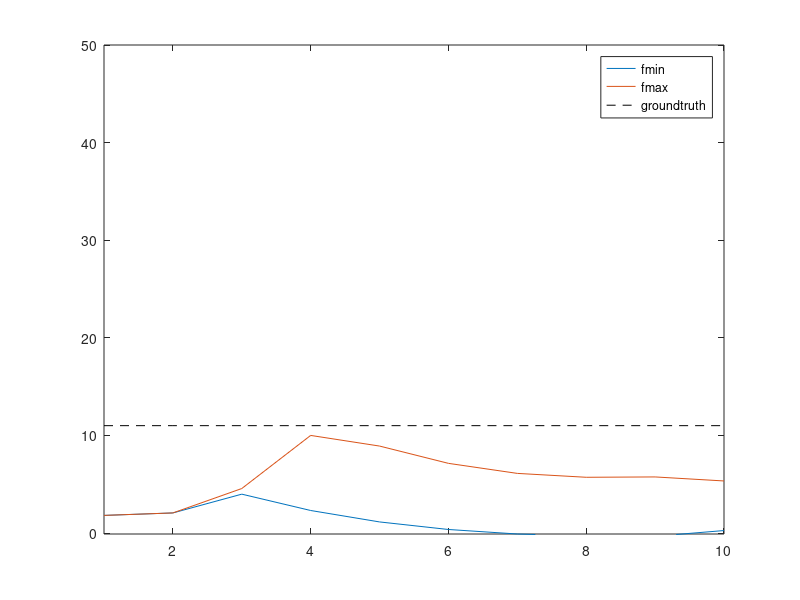
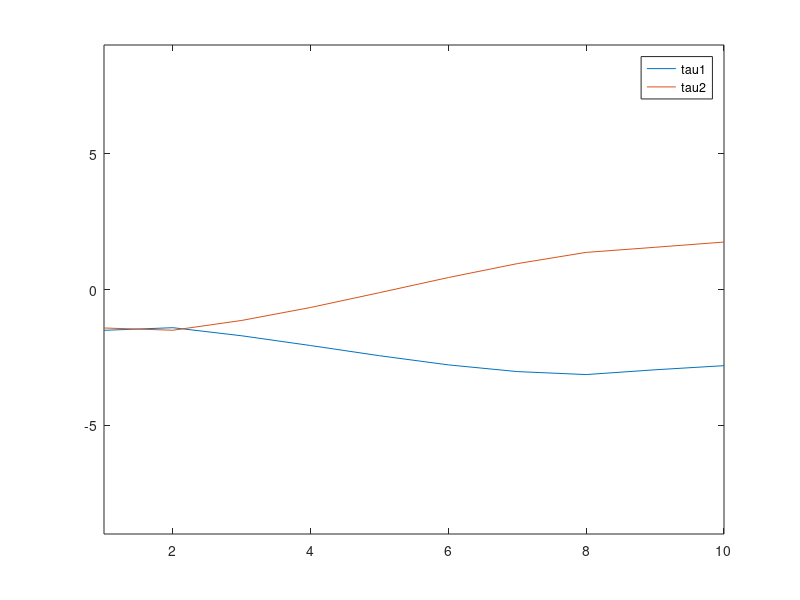

These figures' MATLAB source, in order:
torque1 = [-1.50228097 -1.40598164 -1.70363919 -2.06308515 -2.43767311 -2.77483624 -3.02174623 -3.13107818 -2.95524216 -2.80344742]; 
torque2= [-1.41644089 -1.49910087 -1.13834514 -0.66098163 -0.11592419  0.4409786  0.95266564  1.36670956  1.55407506  1.7470776 ]; 
q1 = [-0.08825477 -0.08825477 -0.22722292 -0.36619108 -0.50515923 -0.64412738 -0.78309554 -0.92206369 -1.06103185 -1.2       ]; 
q2 = [-0.96   -0.96   -0.7775 -0.595  -0.4125 -0.23   -0.0475  0.135   0.3175  0.5   ]; 
dq1 = [ 0.         -0.13896815 -0.13896815 -0.13896815 -0.13896815 -0.13896815 -0.13896815 -0.13896815 -0.13896815  0.        ]; 
dq2 = [ 0.      0.1825  0.1825  0.1825  0.1825  0.1825  0.1825  0.1825  0.1825  0.    ]; 
ddq1 = [ -1.38968154e-01   0.00000000e+00   0.00000000e+00  -5.55111512e-17   0.00000000e+00   0.00000000e+00   0.00000000e+00   0.00000000e+00   1.38968154e-01   0.00000000e+00]; 
ddq2 = [ 0.1825  0.      0.      0.      0.      0.      0.      0.     -0.1825  0.    ]; 
fmin = [ 1.80554962  2.05835625  3.98281534  2.30861419  1.13685894  0.36243948 -0.09979585 -0.29226532 -0.32860484  0.25404589]; 
fmax = [  1.80554962   2.05835625   4.55891748  10.           8.91006374   7.13802448   6.10934544   5.7114391    5.74697674   5.33477468]; 

figure();
plot(fmin)
hold on
plot(fmax)
hold on
plot(11*ones(size(fmax)),'k--')
xlim([1 10])
ylim([-0.1 50])
legend('fmin','fmax','groundtruth')


figure();
plot(torque1)
hold on
plot(torque2)
hold on
xlim([1 10])
ylim([-9 9])
legend('tau1','tau2','groundtruth')